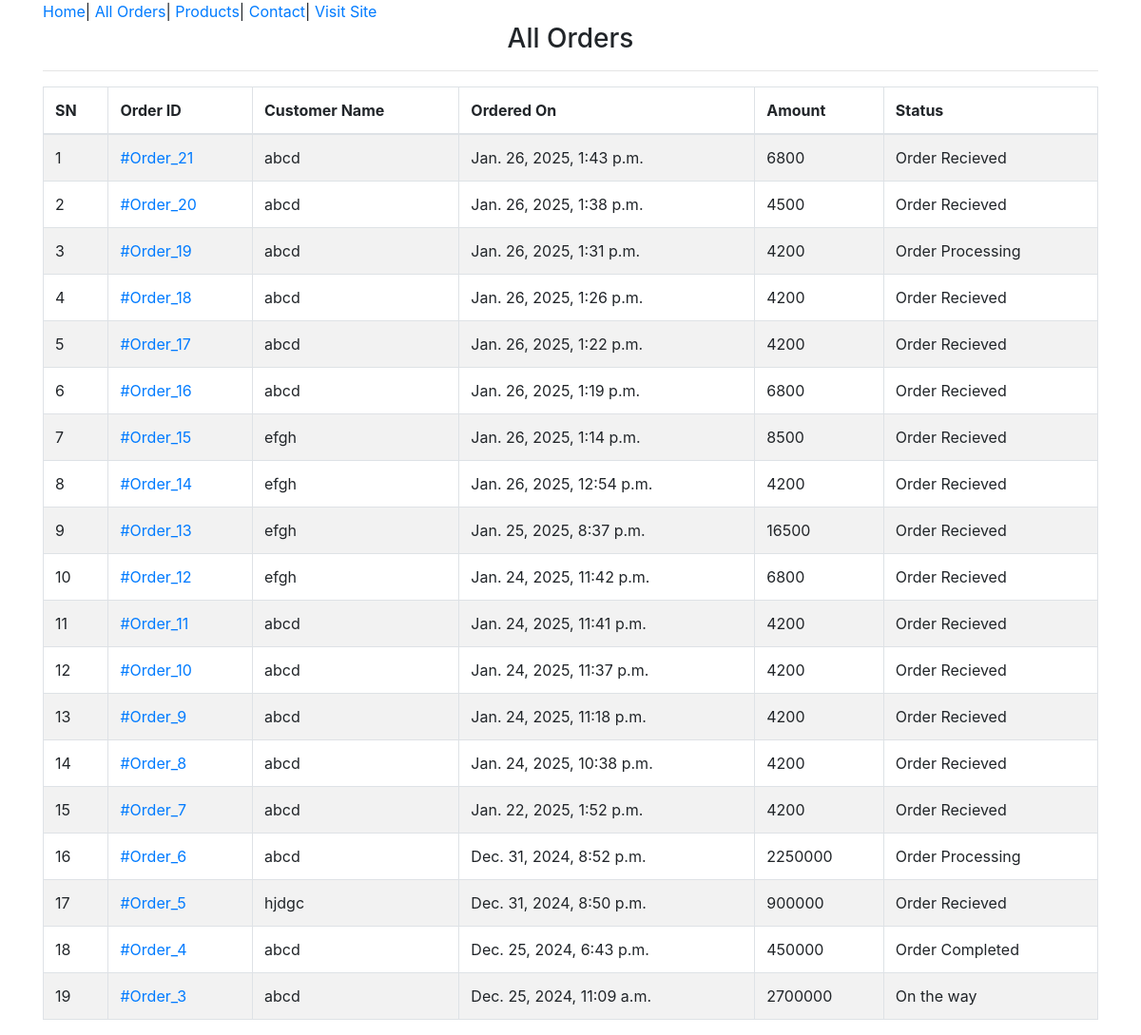
Page /admin-all-orders/ (signed in) on the earlier database version.
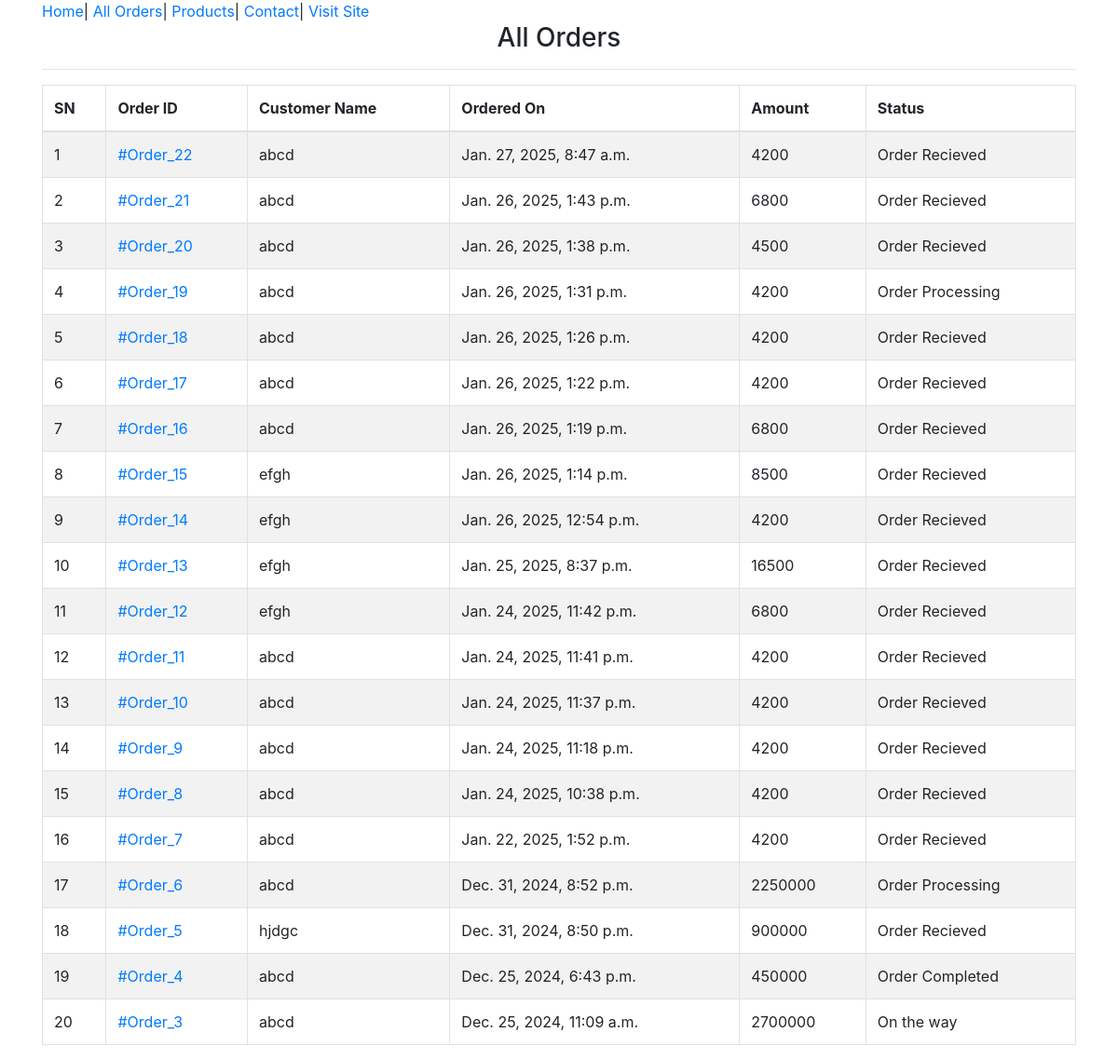
Same page on the later database version.
### ecomapp/models.py (models this page shows, shortened)
class Order(models.Model):
    cart = models.OneToOneField(Cart, on_delete=models.CASCADE)
    ordered_by = models.CharField(max_length=200)
    shipping_address = models.CharField(max_length=200)
    mobile = models.CharField(max_length=10)
    email = models.EmailField(null=True, blank=True)
    subtotal = models.PositiveIntegerField()
    discount = models.PositiveIntegerField()
    total = models.PositiveIntegerField()
    order_status = models.CharField(max_length=50, choices=ORDER_STATUS)
    created_at = models.DateTimeField(auto_now_add=True)
    payment_method = models.CharField(max_length=20, choices=METHOD, default="Cash on Delivery")
    payment_completed = models.BooleanField(default=False, null=True, blank=True)

### ecomapp/views.py (the view)
# urls.py: path("admin-all-orders/",AdminOrderListView.as_view(),name="adminorderlist"),
class AdminOrderListView(AdminRequiredMixin,ListView):
    template_name="adminpages/adminorderlist.html"
    queryset=Order.objects.all().order_by("-id")
    context_object_name="allorders"
    def get_context_data(self, **kwargs):
        context=super().get_context_data(**kwargs)
        context['allorders']=Order.objects.all().order_by("-id")
        return context

### ecomapp/views.py (called while the page is built)
    def dispatch(self, request, *args, **kwargs):
        if request.user.is_authenticated and request.session.get("admin_logged_in"):
            return super().dispatch(request, *args, **kwargs)
        else:
            return redirect("/admin-login/")

### templates/adminpages/adminorderlist.html (shortened to what this page needs)
{% extends 'adminpages/adminbase.html' %}
{% block content %}
    <div class="container">
        <div class="row">
            <div class="col-md-12">
                <h3 class="text-center">All Orders</h3><hr>
                <table class="table table-bordered table-striped">
                    <thead>
                        <tr>
                            <th>SN</th>
                            <th>Order ID</th>
                            <th>Customer Name</th>
                            <th>Ordered On</th>
                            <th>Amount</th>
                            <th>Status</th>
                        </tr>
                    </thead>
                    <tbody>
                        {% for order in allorders %}
                            <tr>
                                <td>{{ forloop.counter }}</td>
                                <td><a href="{% url 'ecomapp:adminorderdetail' order.id %}">#Order_{{ order.id }}</a></td>
                                <td>{{ order.ordered_by }}</td>
                                <td>{{ order.created_at }}</td>
                                <td>{{ order.total }}</td>
                                <td>{{ order.order_status }}</td>
                            </tr>
                        {% endfor %}
                    </tbody>
                </table>
            </div>
        </div>
    </div>
{% endblock %}

Differences in the rows shown:
added Order: id "22", ordered_by "abcd", created_at "Jan. 27, 2025, 8:47 a.m.", total "4200", order_status "Order Recieved"
